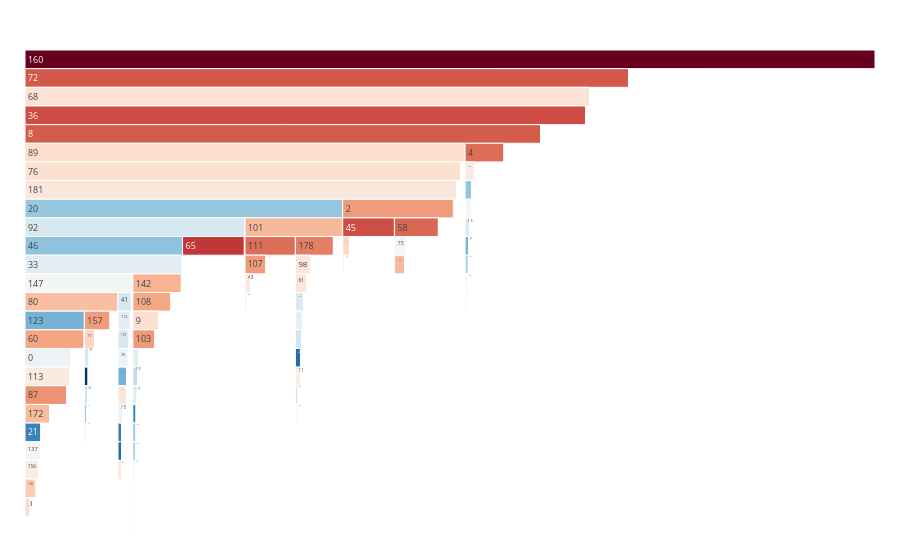

Notebook code cell kept with this figure:
### Code cell
fig = make_icicle(path_templ(90))
fig.show()

### Figure 1 — Plotly figure (JSON) as saved in the notebook; plotly's stock layout.template omitted (floating-point values rounded to 4 significant figures; data arrays with more than 128 entries replaced by an {"elided": "..."} marker saying what was removed)
{"data": [{"labels": {"elided": "182 str values"}, "marker": {"cmid": null, "colors": {"elided": "182 float values"}, "colorscale": [[0, "rgb(5,48,97)"], [0.1, "rgb(33,102,172)"], [0.2, "rgb(67,147,195)"], [0.3, "rgb(146,197,222)"], [0.4, "rgb(209,229,240)"], [0.5, "rgb(247,247,247)"], [0.6, "rgb(253,219,199)"], [0.7, "rgb(244,165,130)"], [0.8, "rgb(214,96,77)"], [0.9, "rgb(178,24,43)"], [1, "rgb(103,0,31)"]]}, "parents": {"elided": "182 str values"}, "root": {"color": "lightgrey"}, "tiling": {"orientation": "v"}, "type": "icicle", "values": {"elided": "182 int values"}}], "layout": {"margin": {"b": 25, "l": 25, "r": 25, "t": 50}}}
